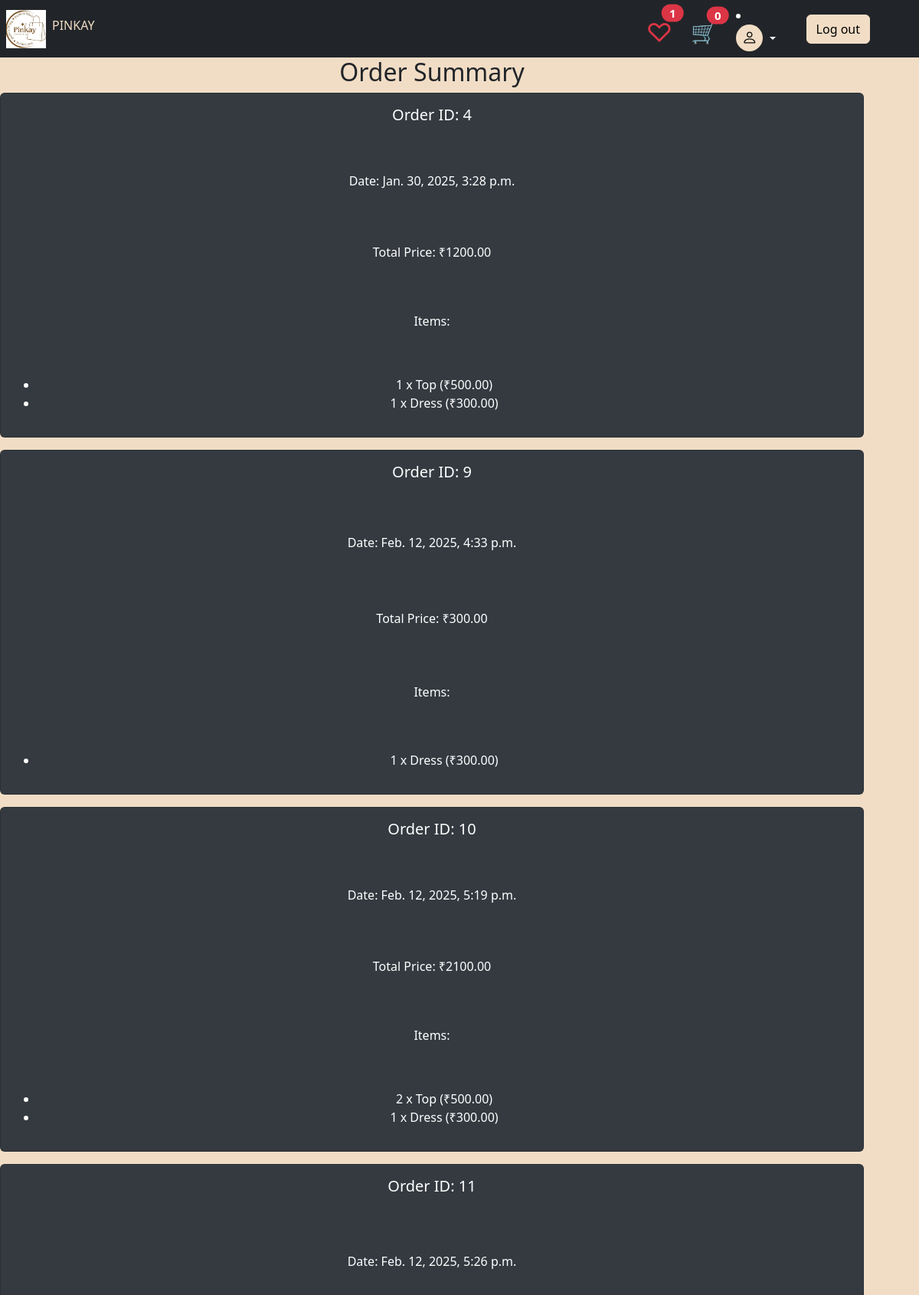
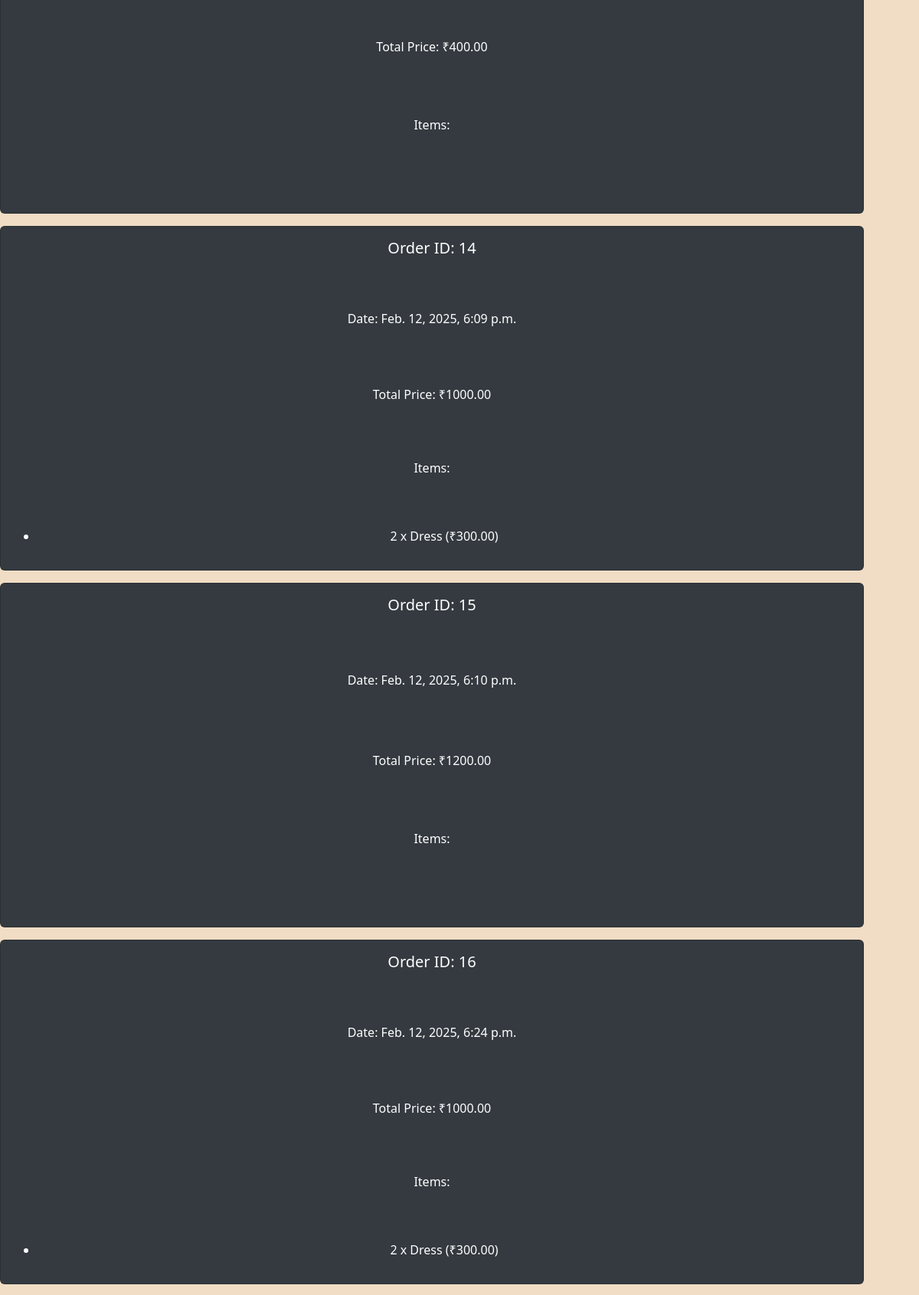
Page /order-summary/ (signed in, upper part) on the committed database (2 pictures, top to bottom).
### Home/models.py (models this page shows, shortened)
class Order(models.Model):
    user = models.ForeignKey(User, on_delete=models.CASCADE)
    total_price = models.DecimalField(max_digits=10, decimal_places=2)
    created_at = models.DateTimeField(auto_now_add=True)

class OrderItem(models.Model):
    order = models.ForeignKey(Order, on_delete=models.CASCADE, related_name='order_items')
    product = models.ForeignKey(Product, on_delete=models.CASCADE)
    quantity = models.PositiveIntegerField()
    price = models.DecimalField(max_digits=10, decimal_places=2)

class Product(models.Model):
    name = models.CharField(max_length=200)
    category = models.ForeignKey(Categorys, on_delete=models.CASCADE, related_name='products')
    description = models.TextField(blank=True, null=True)
    price = models.DecimalField(max_digits=10, decimal_places=2)
    image = models.ImageField(upload_to='products/', null=True, blank=True)
    created_at = models.DateTimeField(auto_now_add=True)
    average_rating = models.FloatField(default=0)

### Home/views.py (the view)
# urls.py: path('order-summary/', order_summary, name='order_summary'),
def order_summary(request):
    if not request.user.is_authenticated:
        return redirect('login')
    orders = Order.objects.filter(user=request.user).prefetch_related('order_items__product')  # Fetch orders & items
    return render(request, 'order_summary.html', {'orders': orders})

### Home/context_processors.py (called while the page is built)
def cart_context(request):
    cart_count = Cart.total_items(request.user) if request.user.is_authenticated else 0
    wishlist_count = Wishlist.get_wishlist(request.user).total_items() if request.user.is_authenticated else 0
    return {
        'cart_count': cart_count,
        'wishlist_count': wishlist_count
    }

### Home/models.py (called while the page is built)
    @staticmethod
    def total_items(user):
        return Cart.objects.filter(user=user).count()

    def total_items(self):
        return self.products.count()

    @staticmethod
    def get_wishlist(user):
        wishlist, created = Wishlist.objects.get_or_create(user=user)
        return wishlist

### Home/templates/order_summary.html
{% extends 'base.html' %}
{% block content %}
    <h2 class="text-center">Order Summary</h2>
    {% if orders %}
        {% for order in orders %}
            <div class="card mb-3">
                <div class="card-body">
                    <h5 class="card-title">Order ID: {{ order.id }}</h5>
                    <p class="card-text">Date: {{ order.created_at }}</p>
                    <p class="card-text">Total Price: ₹{{ order.total_price }}</p>
                    <h6>Items:</h6>
                    <ul>
                        {% for item in order.order_items.all %}
                            <li>{{ item.quantity }} x {{ item.product.name }} (₹{{ item.price }})</li>
                        {% endfor %}
                    </ul>
                </div>
            </div>
        {% endfor %}
    {% else %}
        <p>No previous orders found.</p>
    {% endif %}
{% endblock %}

### Home/static/styles/style1.css (style rules this page uses)
body { background-color: #f1ddc5; }
.card { background-color: #343a40; color: white; width: 100%; height: 450px; display: flex; flex-direction: column; justify-content: space-between; }
.card-body { display: flex; flex-direction: column; justify-content: space-between; text-align: center; }
.card-title { color: white; }
html, body { height: 100%; margin: 0; }

### rows in the picture
Order: id "4", created_at "Jan. 30, 2025, 3:28 p.m.", total_price "1200.00"
OrderItem: quantity "1", product.name "Top", price "500.00"
OrderItem: quantity "1", product.name "Dress", price "300.00"
Order: id "9", created_at "Feb. 12, 2025, 4:33 p.m.", total_price "300.00"
OrderItem: quantity "1", product.name "Dress", price "300.00"
Order: id "10", created_at "Feb. 12, 2025, 5:19 p.m.", total_price "2100.00"
OrderItem: quantity "2", product.name "Top", price "500.00"
OrderItem: quantity "1", product.name "Dress", price "300.00"
Order: id "11", created_at "Feb. 12, 2025, 5:26 p.m.", total_price "400.00"
Order: id "14", created_at "Feb. 12, 2025, 6:09 p.m.", total_price "1000.00"
OrderItem: quantity "2", product.name "Dress", price "300.00"
Order: id "15", created_at "Feb. 12, 2025, 6:10 p.m.", total_price "1200.00"
Order: id "16", created_at "Feb. 12, 2025, 6:24 p.m.", total_price "1000.00"
OrderItem: quantity "2", product.name "Dress", price "300.00"

### other values in the picture
{{ wishlist_count }} "1"
{{ cart_count }} "0"
